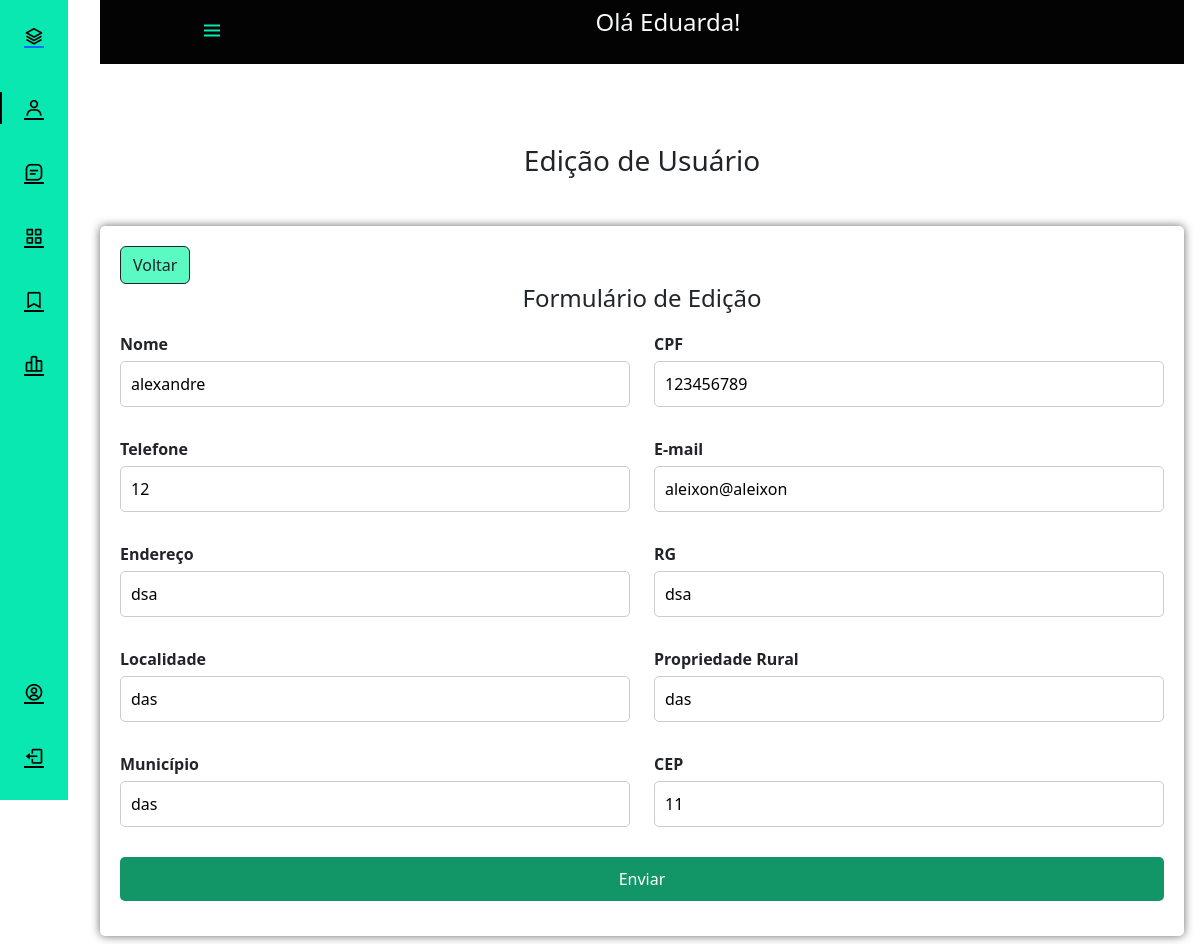
The app's page /dashboard/form_edit_user.php?id=2 (signed in) with its own data.
### tables this page shows
CREATE TABLE `usuario` (
  `idProdutor` int(11) NOT NULL,
  `Nome` varchar(80) NOT NULL,
  `Cpf` varchar(15) NOT NULL,
  `Telefone` varchar(15) DEFAULT NULL,
  `Endereco` text DEFAULT NULL,
  `Email` varchar(45) NOT NULL,
  `Senha` varchar(80) NOT NULL,
  `Rg` varchar(12) DEFAULT NULL,
  `Localidade` varchar(45) DEFAULT NULL,
  `Prop_rural` varchar(60) DEFAULT NULL,
  `Municipio` varchar(45) DEFAULT NULL,
  `Cep` char(10) DEFAULT NULL,
  `Nivel` int(11) NOT NULL
);

### dashboard/form_edit_user.php (the view, shortened to what this page needs)
<?php
require_once "../script/connection.php";
$id = $_SESSION["idProdutor"];
$sql_usuario = "SELECT * FROM usuario WHERE idProdutor = '$id'";
$result_usuario = $conn->query($sql_usuario);
if ($result_usuario->num_rows > 0) {
    while ($row_usuario = $result_usuario->fetch_assoc()) {
        $name_user = $row_usuario["Nome"];
        $nivel = $row_usuario["Nivel"];
    }
}else{
    header("Location: ../login/index.php");
}
$edit_id = $_GET["id"];
$sql = "SELECT * FROM usuario WHERE idProdutor ='$edit_id'";
$result = $conn->query($sql);
if ($result->num_rows > 0) {
$row = $result->fetch_assoc();
$nome = $row["Nome"];
$email = $row["Email"];
$cpf = $row["Cpf"];
$telefone = $row["Telefone"];
$endereco = $row["Endereco"];
$rg = $row["Rg"];
$localidade = $row["Localidade"];
$propriedade_rural = $row["Prop_rural"];
$municipio = $row["Municipio"];
$cep = $row["Cep"];
}else{
    header("Location: sidebar_usuario.php");
}
?>
<!DOCTYPE html>
<html lang="en">
<head>
    <link rel="stylesheet" href="sidebar.css">
    <link rel="stylesheet" href="https://cdn.jsdelivr.net/npm/bootstrap@5.0.0-beta1/dist/css/bootstrap.min.css">
    <link rel="stylesheet" href="https://cdn.jsdelivr.net/npm/boxicons@latest/css/boxicons.min.css">
    <link href="https://cdn.jsdelivr.net/npm/bootstrap@5.3.0/dist/css/bootstrap.min.css" rel="stylesheet">
    <link rel="stylesheet" href="https://cdn.jsdelivr.net/npm/bootstrap-icons@1.10.5/font/bootstrap-icons.css">
</head>
<body>
    <body id="body-pd">
        <header class="header" id="header">
            <div class="header_toggle"> <i class='bx bx-menu' id="header-toggle"></i> </div>
            <div>
                <h4 class="text-light">Olá <?php echo $name_user;  ?></h4>
            </div>
            <div class="header_img"> <img src="https://www.promoview.com.br/uploads/images/unnamed%2819%29.png" alt=""> </div>
        </header>
        <div class="l-navbar" id="nav-bar">
            <nav class="nav">
                <div> <a href="sidebar_usuario.php" class="nav_logo"> <i class='bx bx-layer nav_logo-icon'></i> <span class="nav_logo-name">Administrativa</span> </a>
                    <div class="nav_list">
                        <?php if ($nivel >= 2) { ?>
                            <a href="sidebar_usuario.php" class="nav_link active">
                                <i class='bx bx-user nav_icon'></i> <span class="nav_name">Usuários</span>
                            </a>
                        <?php } ?>
                        <a href="sidebar_animal.php" class="nav_link">
                            <i class='bx bx-message-square-detail nav_icon'></i>
                        </a>
                        <a href="sidebar_categoria.php" class="nav_link ">
                            <i class='bx bx-grid-alt nav_icon'></i>
                        </a>
                        <a href="sidebar_rebanho.php" class="nav_link">
                            <i class='bx bx-bookmark nav_icon'></i>
                        </a>
                        <a href="sidebar_inventario.php" class="nav_link">
                            <i class='bx bx-bar-chart-alt-2 nav_icon'></i>
                        </a>
                    </div>
                </div> <div>
                    <a href="form_edit_user.php?id=<?php echo $id; ?>" class="nav_link"> <i class='bx bx-user-circle nav_icon' ></i> <span class="nav_name">Editar Perfil</span> </a>
                    <a href="../script/logout.php" class="nav_link"> <i class='bx bx-log-out nav_icon'></i> <span class="nav_name">Sair</span> </a>
                </div>
            </nav>
        </div>
        <div class="height-100 " style="margin-top: 80px;">
            <h3 class="mb-5 text-center">Edição de Usuário</h3>
            <div>
                <form action="../script/update.php" method="POST">
                    <button type="submit" class="btn border border-dark" style="background-color: #5afac2;">Voltar </button>
                    <h4>Formulário de Edição</h4>
                    <div class="row form-row">
                        <div class="col-6">
                            <label for="nome">Nome</label>
                            <input type="text" id="nome" name="nome" required value="<?php echo $nome; ?>">
                        </div>
                        <div class="col-6">
                            <label for="cpf">CPF</label>
                            <input type="text" id="cpf" name="cpf" required value="<?php echo $cpf; ?>">
                        </div>
                    </div>
                    <div class="form-row row">
                        <div class="col-6">
                            <label for="telefone">Telefone</label>
                            <input type="tel" id="telefone" name="telefone" required value="<?php echo $telefone; ?>">
                        </div>
                        <div class="col-6">
                            <label for="email">E-mail</label>
                            <input type="email" id="email" name="email" required value="<?php echo $email; ?>">
                        </div>
                    </div>
                    <div class="form-row row">
                        <div class="col-6">
                            <label for="endereco">Endereço</label>
                            <input type="text" id="endereco" name="endereco" required value="<?php echo $endereco; ?>">
                        </div>
                        <div class="col-6">
                            <label for="rg">RG</label>
                            <input type="text" id="rg" name="rg" required value="<?php echo $rg; ?>">
                        </div>
                    </div>
                    <div class="form-row row">
                        <div class="col-6">
                            <label for="localidade">Localidade</label>
                            <input type="text" id="localidade" name="localidade" required value="<?php echo $localidade; ?>">
                        </div>
                        <div class="col-6">
                            <label for="propriedade_rural">Propriedade Rural</label>
                            <input type="text" id="propriedade_rural" name="propriedade_rural" value="<?php echo $propriedade_rural; ?>">
                        </div>
                    </div>
                    <div class="form-row row">
                        <div class="col-6">
                            <label for="municipio">Município</label>
                            <input type="text" id="municipio" name="municipio" required value="<?php echo $municipio; ?>">
                        </div>
                        <div class="col-6">
                            <label for="cep">CEP</label>
                            <input type="text" id="cep" name="cep" required value="<?php echo $cep; ?>">
                        </div>
                    </div>
                    <input type="submit" value="Enviar">
                </form>
            </div>
        </div>
    </body>
</html>

### dashboard/sidebar.css (style rules this page uses)
:root { --header-height: 3rem; --nav-width: 68px; --first-color: #09e8b0; --first-color-light: #000000; --white-color: rgb(3, 3, 3); --body-font: 'Nunito', sans-serif; --normal-font-size: 1rem; --z-fixed: 100 }
*,::before,::after { box-sizing: border-box }
body { position: relative; margin: var(--header-height) 0 0 0; padding: 0 1rem; font-family: var(--body-font); font-size: var(--normal-font-size); transition: .5s; }
a { text-decoration: none }
.header { width: 100%; height: var(--header-height); position: relative; top: 0; left: 0; display: flex; align-items: center; justify-content: space-between; padding: 0 1rem; background-color: var(--white-color); z-index: var(--z-fixed); transition: .5s }
.header_toggle { color: var(--first-color); font-size: 1.5rem; cursor: pointer }
.header_img { width: 35px; height: 35px; display: flex; justify-content: center; border-radius: 50%; overflow: hidden }
.header_img img { width: 40px }
.l-navbar { position: fixed; top: 0; left: -30%; width: var(--nav-width); height: 100vh; background-color: var(--first-color); padding: .5rem 1rem 0 0; transition: .5s; z-index: var(--z-fixed) }
.nav { height: 100%; display: flex; flex-direction: column; justify-content: space-between; overflow: hidden }
.nav_logo, .nav_link { display: grid; grid-template-columns: max-content max-content; align-items: center; column-gap: 1rem; padding: .5rem 0 .5rem 1.5rem }
.nav_logo { margin-bottom: 2rem }
.nav_logo-icon { font-size: 1.25rem; color: var(--white-color) }
.nav_link { position: relative; color: var(--first-color-light); margin-bottom: 1.5rem; transition: .3s }
.nav_icon { font-size: 1.25rem }
.active { color: var(--white-color) }
.active::before { content: ''; position: absolute; left: 0; width: 2px; height: 32px; background-color: var(--white-color) }
.height-100 { height:100vh }
@media screen and (min-width: 768px) { body { margin: calc(var(--header-height) + 1rem) 0 0 0; padding-left: calc(var(--nav-width) + 2rem) } }
@media screen and (min-width: 768px) { .header { height: calc(var(--header-height) + 1rem); padding: 0 2rem 0 calc(var(--nav-width) + 2rem) } }
@media screen and (min-width: 768px) { .header_img { width: 40px; height: 40px } }
@media screen and (min-width: 768px) { .header_img img { width: 45px } }
@media screen and (min-width: 768px) { .l-navbar { left: 0; padding: 1rem 1rem 0 0 } }

### dashboard/form_edit_user.php (style rules this page uses)
h4 { text-align: center; margin-bottom: 20px; }
form { max-width: auto; margin: 0 auto; padding: 20px; background-color: #fff; border-radius: 5px; box-shadow: 0 0 10px rgba(0, 0, 0, 0.6); }
label { display: block; font-weight: bold; margin-bottom: 5px; }
input { width: 100%; padding: 10px; margin-bottom: 15px; border: 1px solid #ccc; border-radius: 5px; box-sizing: border-box; }
.form-row { margin-bottom: 15px; }
.form-row label, .form-row input { flex: 1; margin-right: 10px; }
.form-row input:last-child { margin-right: 0; }
input[type="submit"] { background-color: #129667; color: #fff; border: none; cursor: pointer; transition: background-color 0.3s ease-in-out; }

### records on screen
usuario: Nome "Eduarda!"
usuario: nome "alexandre", cpf "123456789", telefone "12", email "aleixon@aleixon", endereco "dsa", rg "dsa", localidade "das", propriedade_rural "das", municipio "das", cep "11"
